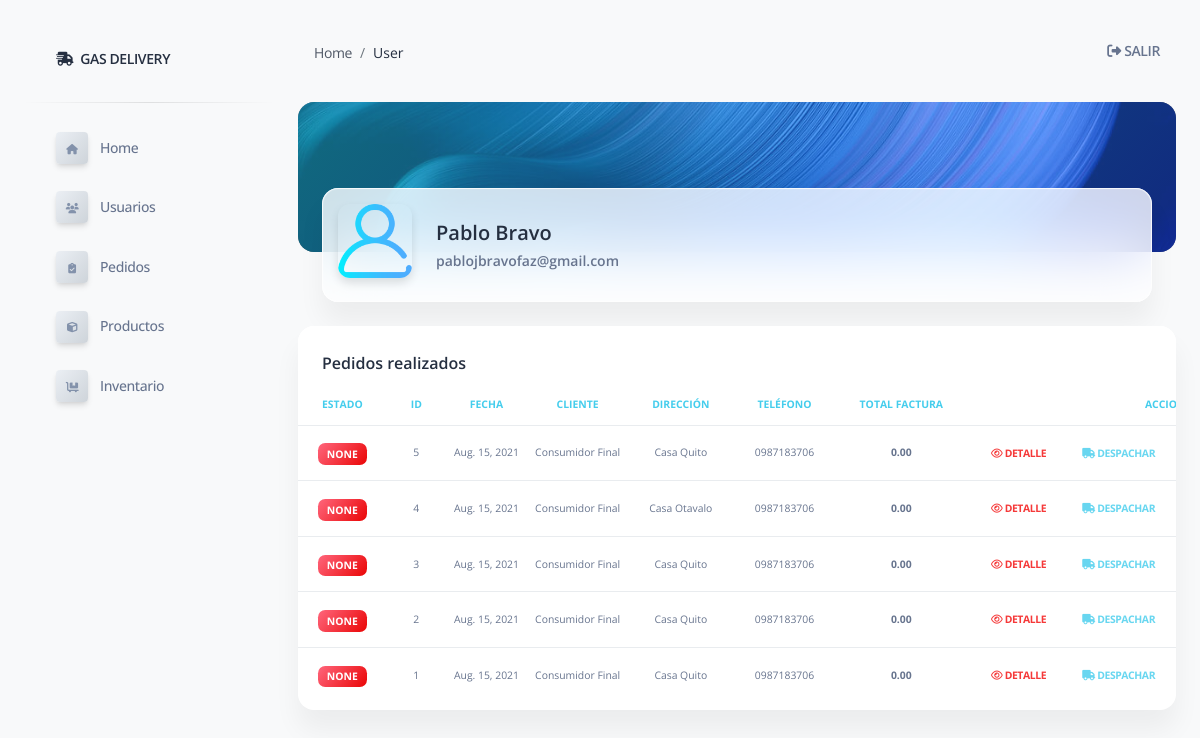
The page /user/gestion_pedidos (signed in) on the database as committed earlier.
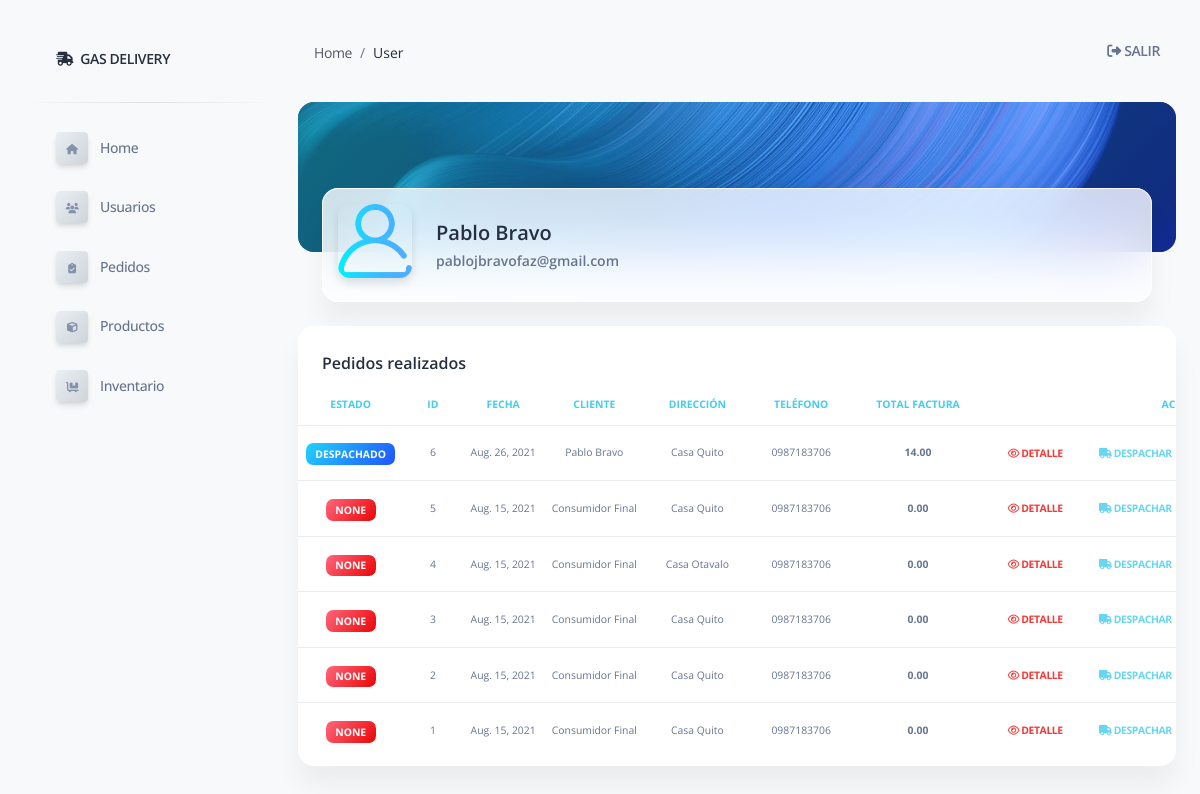
The same page on the database as committed later.
### gasbravo/models.py (models this page shows)
class Pedido (models.Model):
    cliente = models.CharField(max_length=250, default="Consumidor Final")
    cedula = models.CharField(max_length=15, default='9999999999')
    correo = models.CharField(max_length= 250, default='facturaciongas@gmail.com')
    dire_id = models.ForeignKey(Direccion, related_name="dire_id", on_delete=models.CASCADE)
    stat_id = models.ForeignKey(Status_Ped, related_name="stat_id", on_delete=models.CASCADE)
    usr_id = models.ForeignKey(User, related_name="usr_id", on_delete=models.CASCADE)
    subtotal_pedido = models.DecimalField(
        max_digits=5, decimal_places=2, default=0.00, null=True)
    iva_pedido = models.DecimalField(
        max_digits=5, decimal_places=2, default=0.00, null=True)
    total_pedido = models.DecimalField(
        max_digits=5, decimal_places=2, default=0.00, null=True)
    created_at = models.DateField(auto_now_add=True)
    updated_at = models.DateField(auto_now=True)
    objects =  PedidoManager()

class Status_Ped (models.Model):
    ESTADOS = (
        ('Pendiente', 'Pendiente'),
        ('Despachado', 'Despachado'),
        ('Entregado', 'Entregado'),
        ('Cancelado', 'Cancelado'),
    )
    estados = models.CharField(max_length=50, choices=ESTADOS, null=True)
    created_at = models.DateField(auto_now_add=True)
    updated_at = models.DateField(auto_now=True)

class Direccion (models.Model):
    nombre_dir = models.CharField(max_length=50)
    user_log = models.ForeignKey(User, related_name="user_log", on_delete=models.CASCADE)
    lat = models.CharField(max_length=50)
    long = models.CharField(max_length=50)
    celular =models.CharField(max_length=10)
    desc = models.TextField()
    created_at = models.DateField(auto_now_add=True)
    updated_at = models.DateField(auto_now=True)
    objects = DireccionManager()

### gasbravo/views.py (the view)
# urls.py: path('user/gestion_pedidos',  views.gestion_pedidos),
def gestion_pedidos(request):
    if 'logged_user' not in request.session:
        messages.error(request, "Please register or please log in first")
        return redirect('/')
    context = {
        'logged_user': User.objects.get(id=request.session['logged_user']),
        'all_pedidos': Pedido.objects.all().order_by("-created_at", "-id"),
    }
    return render(request, 'gestion_pedidos.html', context)

### gasbravo/templates/gestion_pedidos.html (shortened to what the changed rows need)
{% extends 'layouts/base.html' %} {% block title %} Dashboard - Cliente {% endblock title %}
{% block stylesheets %}{% endblock stylesheets %} {% block content %}
<div class="container-fluid py-4">
    <div class="row">
        <div class="col-12">
            <div class="card mb-4">
                <div class="card-body px-0 pt-0 pb-2">
                    <div class="table-responsive p-0">
                        <table class="table align-items-center justify-content-center mb-0">
                            <thead>
                                <tr>
                                    <th class="text-center text-uppercase text-info text-xxs font-weight-bolder opacity-8">Estado</th>
                                    <th class="text-center text-uppercase text-info text-xxs font-weight-bolder opacity-8">Id</th>
                                    <th class="text-center text-uppercase text-info text-xxs font-weight-bolder opacity-8">Fecha</th>
                                    <th class="text-center text-uppercase text-info text-xxs font-weight-bolder opacity-8">Cliente</th>
                                    <th class="text-center text-uppercase text-info text-xxs font-weight-bolder opacity-8">Dirección</th>
                                    <th class="text-center text-uppercase text-info text-xxs font-weight-bolder opacity-8">Teléfono</th>
                                    <th class="text-center text-uppercase text-info text-xxs font-weight-bolder opacity-8">Total Factura</th>
                                    <th class="text-center text-uppercase text-info text-xxs font-weight-bolder opacity-8">Acciones</th>
                                </tr>
                            </thead>
                            <tbody>
                                {% for pedido in all_pedidos%}
                                <tr>
                                    <td class="align-middle text-center">
                                        <div class="align-middle text-center">
                                            {% if pedido.stat_id.estados == "Pendiente" %}
                                            <span class="badge bg-gradient-warning text-xxs"> {{pedido.stat_id.estados}}</span> {% elif pedido.stat_id.estados == "Despachado" %}
                                            <span class="badge bg-gradient-info text-xxs">{{pedido.stat_id.estados}}</span> {% elif pedido.stat_id.estados == "Entregado" %}
                                            <span class="badge bg-gradient-success text-xxs">{{pedido.stat_id.estados}}</span> {% else %}
                                            <span class="badge bg-gradient-danger text-xxs">{{pedido.stat_id.estados}}</span> {% endif %}
                                        </div>
                                    </td>
                                    <td class="align-middle text-center">
                                        <p class="text-xxs mb-0">{{pedido.id}}</p>
                                    </td>
                                    <td class="align-middle text-center">
                                        <p class="text-xxs mb-0">{{pedido.created_at}}</p>
                                    </td>
                                    <td class="align-middle text-center">
                                        <p class="text-xxs mb-0">{{pedido.cliente}}</p>
                                    </td>
                                    <td class="align-middle text-center">
                                        <p class="text-xxs mb-0">{{pedido.dire_id.nombre_dir}}</p>
                                    </td>
                                    <td class="align-middle text-center">
                                        <p class="text-xxs mb-0">{{pedido.dire_id.celular}}</p>
                                    </td>
                                    <td class="align-middle text-center">
                                        <p class="text-xxs mb-0"> <strong>{{pedido.total_pedido}}</strong></p>
                                    </td>
                                    <td class="align-middle text-center">
                                        {% if pedido.stat_id.estados == "Pendiente" %}
                                        <a class="btn btn-link text-warning text-xxs px-3 mb-0" href="/user/pedido_detalle/{{pedido.id}}"><i class="far fa-eye"> </i></i> Detalle</a>
                                        <a class="btn btn-link text-info text-xxs px-3 mb-0" href="/user/despachar_pedido/{{pedido.id}}"><i class="fas fa-truck" ></i> Despachar</a>
                                        <a class="btn btn-link text-success text-xxs px-3 mb-0 disabled" href="/user/entregar_pedido/{{pedido.id}}"><i class="fas fa-clipboard-check"></i> Entregar</a>
                                        <a class="btn btn-link text-danger text-xxs px-3 mb-0" href="/user/cancelar_pedido/{{pedido.id}}"><i class="fas fa-trash"></i> Cancelar</a> {% elif pedido.stat_id.estados == "Despachado" %}
                                        <a class="btn btn-link text-warning text-xxs px-3 mb-0" href="/user/pedido_detalle/{{pedido.id}}"><i class="far fa-eye"> </i></i> Detalle</a>
                                        <a class="btn btn-link text-info text-xxs px-3 mb-0 disabled" href="/user/despachar_pedido/{{pedido.id}}"><i class="fas fa-truck" ></i> Despachar</a>
                                        {% else %}
                                        <a class="btn btn-link text-warning text-xxs px-3 mb-0" href="/user/pedido_detalle/{{pedido.id}}"><i class="far fa-eye"> </i></i> Detalle</a>
                                        <a class="btn btn-link text-info text-xxs px-3 mb-0 disabled" href="/user/despachar_pedido/{{pedido.id}}"><i class="fas fa-truck" ></i> Despachar</a>
                                        <a class="btn btn-link text-danger text-xxs px-3 mb-0 disabled" href="/user/cancelar_pedido/{{pedido.id}}"> Cancelar</a> {% endif %}
                                    </td>
                                </tr>
                                {% endfor %}
                            </tbody>
                        </table>
                    </div>
                </div>
            </div>
        </div>
    </div>
</div>
{% endblock content %}

Rows that differ between the two databases and show on the page:
added Pedido: stat_id.estados "DESPACHADO", id "6", created_at "Aug. 26, 2021", cliente "Pablo Bravo", dire_id.nombre_dir "Casa Quito", dire_id.celular "0987183706", total_pedido "14.00"
